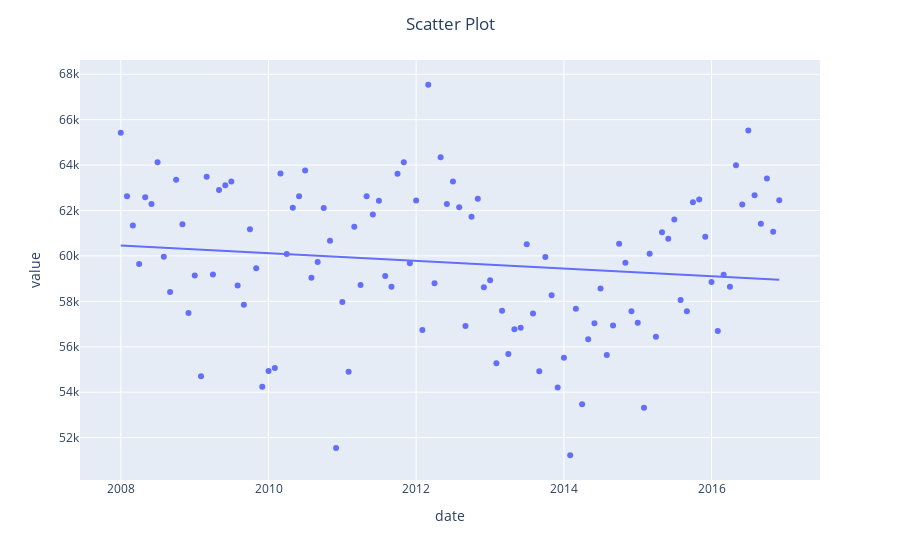

Notebook code for this chart:
### Markdown cell above
Menampilkan persebaran data total kejahatan per bulannya pada tahun 2008-2016 menggunakan scatterplot

### Code cell
fig = px.scatter(value_per_month, x="date", y="value", trendline="ols")
fig.update_layout(title="Scatter Plot", title_x=0.5)
fig.show()
